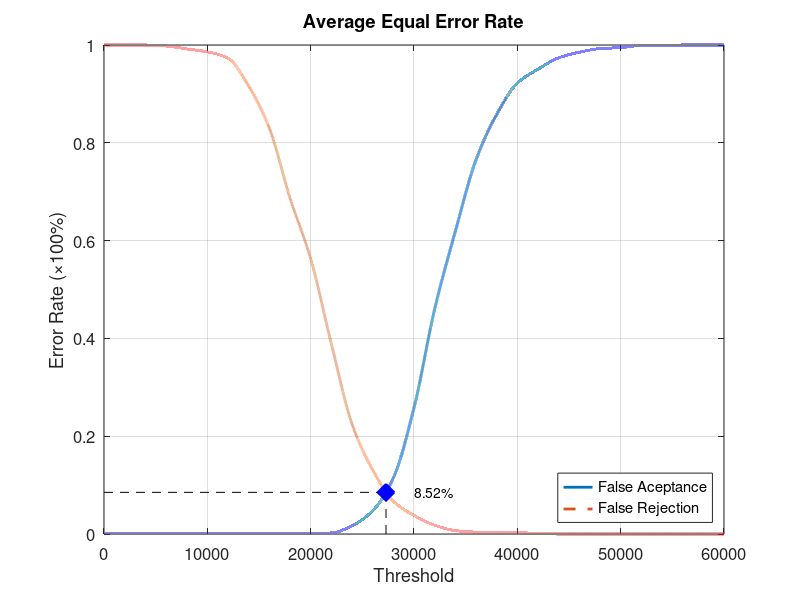
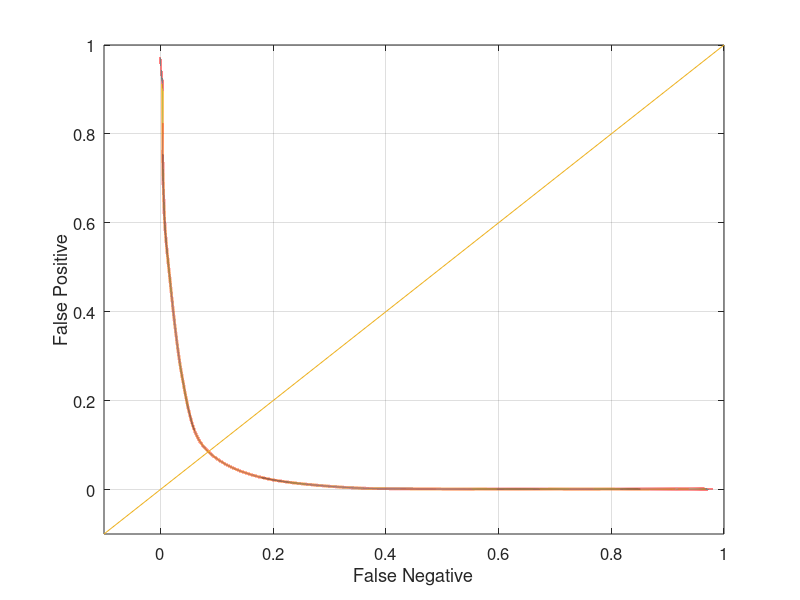

Recreate these plots in MATLAB, in order.
function yEER = Database1Average
close all;
clear;
clc;
x = 0:2000:60000;
xq = 0:0.5:60000;

y0 = [0 0.00105263 0.00105263 0.00105263 0.00105263 0.00105263 0.00105263 0.00105263 0.00105263 0.00105263 0.00105263 0.00210526 0.0168421 0.0473684 0.114737 0.257895 0.46 0.618947 0.765263 0.857895 0.922105 0.950526 0.973684 0.985263 0.992632 0.994737 0.998947 0.998947 1 1 1];
yy0 = interp1(x, y0, xq, 'pchip');
y1 = [1 1 1 0.998 0.992 0.986 0.973 0.916 0.83 0.687 0.563 0.389 0.225 0.131 0.067 0.038 0.018 0.007 0.004 0.004 0.003 0.001 0 0 0 0 0 0 0 0 0];
yy1 = interp1(x, y1, xq, 'pchip');

% Calculating EER: 
y2 = abs(y0 - y1);
find(y2 == min(y2))
yy2 = abs(yy0 - yy1);
xEER = find(yy2 == min(yy2));
xEERIndex = xq(xEER) % X-axis EER
yEER = yy0(xEER) % Y-axis EER

main = figure
plot(xq, yy0,'-','LineWidth', 2);	hold on
plot(xq, yy1,'--','LineWidth', 2);	hold on
plot([xEERIndex xEERIndex], [0 yEER], 'k--');	hold on
plot([0 xEERIndex], [yEER yEER], 'k--');	hold on
plot(xEERIndex, yEER, 'bx', 'LineWidth', 10);	hold on
text(xEERIndex + 10 * xEERIndex / 100, yEER, [num2str(round((10000 * yEER)) / 100) '%'])
legend('False Aceptance', 'False Rejection', 'Location', 'SouthEast')
xlabel('Threshold')
ylabel('Error Rate (\times100%)')
title('Average Equal Error Rate')
set(gca, 'FontSize', 12)
axis([0 60000 0 1])
grid on

print(main, 'Database1AverageMain', '-dpng');
FNRxFPR = figure('Color', [1 1 1]);
plot(yy1, yy0, '-', yy1, yy0, 'LineWidth', 2);
hold on
y = -0.1:0.1:1
plot(y, y); 
set(gca, 'FontSize', 12)
xlabel('False Negative')
ylabel('False Positive')
axis([-0.1 1 -0.1 1])
set(gca, 'FontSize', 12)
grid on

print(FNRxFPR, 'Database1AverageFNRxFPR','-dpng');
end
